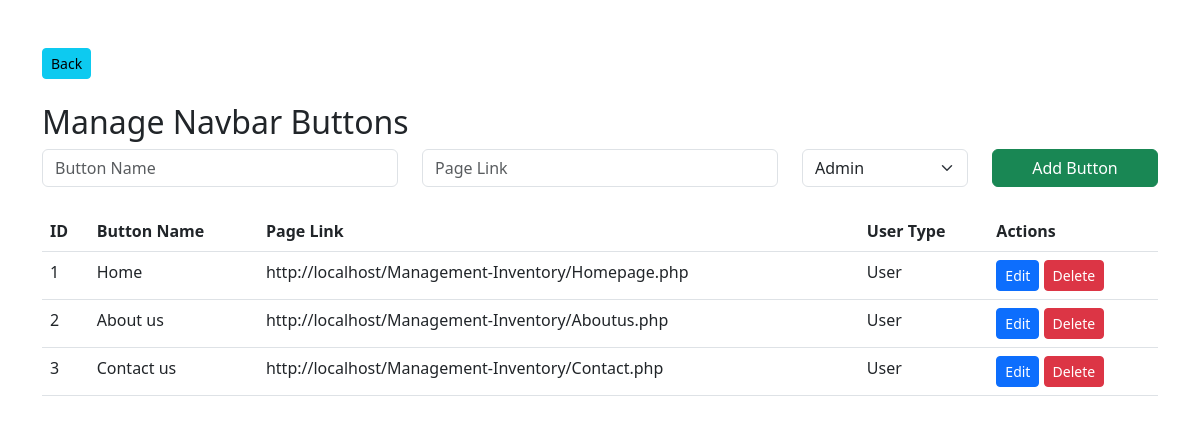
Before: /managenavbar.php (signed in) with the older database file.
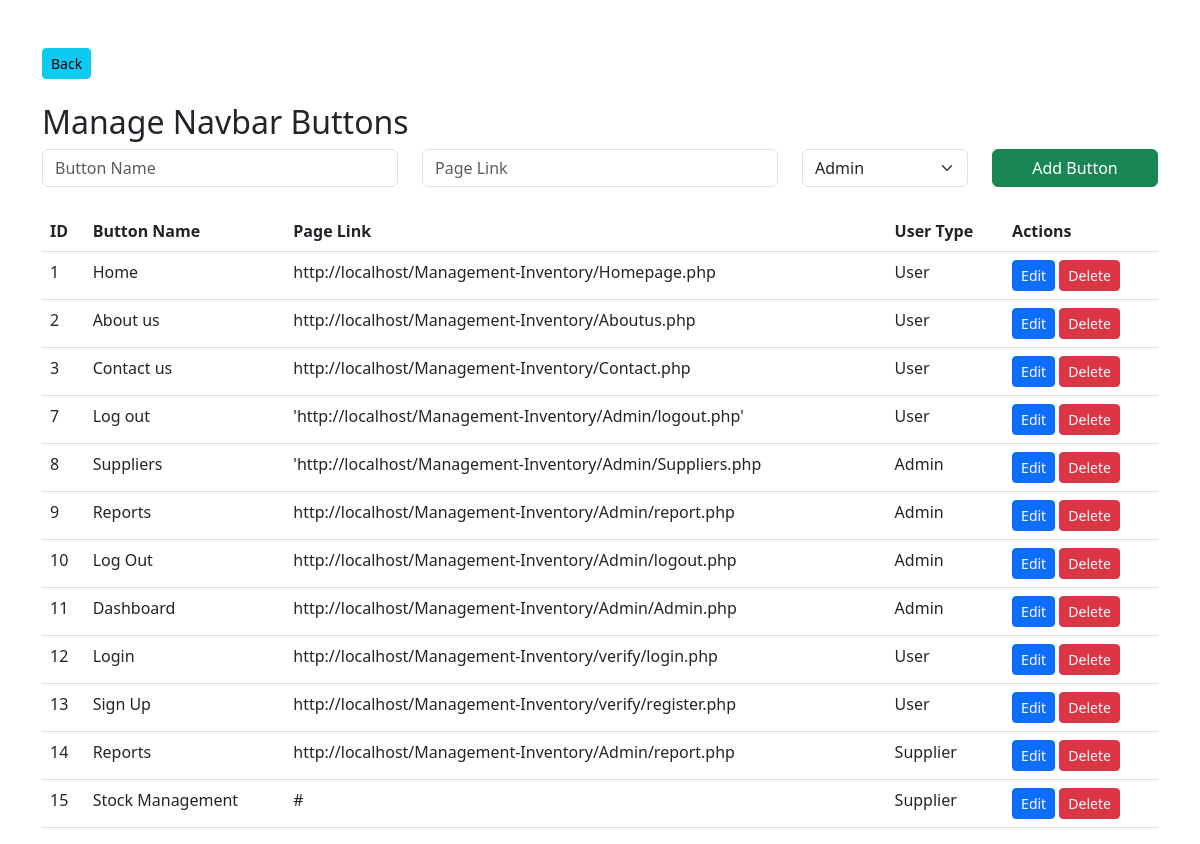
After: the same page with the newer database file.
### tables this page shows
CREATE TABLE `navbar_buttons` (
  `ID` int(11) NOT NULL,
  `button_name` varchar(100) NOT NULL,
  `pagelink` varchar(255) NOT NULL,
  `usertype_id` int(11) NOT NULL
);

### managenavbar.php (the view, shortened to what this page needs)
<?php
include 'db.php';
$conn = new mysqli($servername, $username, $password, $dbname);
$sql = "SELECT * FROM navbar_buttons";
$navbarButtons = $conn->query($sql);
?>
<!DOCTYPE html>
<html lang="en">
<head>
    <link href="https://cdn.jsdelivr.net/npm/bootstrap@5.3.0/dist/css/bootstrap.min.css" rel="stylesheet">
</head>
<body>
    <div class="container mt-5">
        <a href="Admin/Admin.php" class="btn btn-info btn-sm mb-4">Back</a>
        <h2>Manage Navbar Buttons</h2>
        <form method="POST" class="mb-4">
            <div class="row">
                <div class="col-md-4">
                    <input type="text" name="button_name" class="form-control" placeholder="Button Name" required>
                </div>
                <div class="col-md-4">
                    <input type="text" name="page_link" class="form-control" placeholder="Page Link" required>
                </div>
                <div class="col-md-2">
                    <select name="usertype_id" class="form-select" required>
                        <option value="1">Admin</option>
                    </select>
                </div>
                <div class="col-md-2">
                    <button type="submit" name="add_button" class="btn btn-success w-100">Add Button</button>
                </div>
            </div>
        </form>
        <table class="table table-hover">
            <thead>
                <tr>
                    <th>ID</th>
                    <th>Button Name</th>
                    <th>Page Link</th>
                    <th>User Type</th>
                    <th>Actions</th>
                </tr>
            </thead>
            <tbody>
                <?php if ($navbarButtons->num_rows > 0): ?>
                    <?php while ($button = $navbarButtons->fetch_assoc()): ?>
                        <tr>
                            <td><?= htmlspecialchars($button['ID']) ?></td>
                            <td><?= htmlspecialchars($button['button_name']) ?></td>
                            <td><?= htmlspecialchars($button['pagelink']) ?></td>
                            <td><?= $button['usertype_id'] == 1 ? 'Admin' : ($button['usertype_id'] == 2 ? 'Supplier' : 'User') ?></td>
                            <td>
                                <button class="btn btn-primary btn-sm" data-bs-toggle="modal" data-bs-target="#editModal<?= $button['ID'] ?>">Edit</button>
                                <form method="POST" style="display: inline-block;">
                                    <button type="submit" name="delete_button" class="btn btn-danger btn-sm">Delete</button>
                                </form>
                            </td>
                        </tr>
                    <?php endwhile; ?>
                <?php else: ?>
                    <tr>
                        <td colspan="5">No navbar buttons found.</td>
                    </tr>
                <?php endif; ?>
            </tbody>
        </table>
    </div>
</body>
</html>

Changed rows visible on the page:
added navbar_buttons: ID "7", button_name "Log out", pagelink "'http://localhost/Management-Inventory/Admin/logout.php'", shows "User"
added navbar_buttons: ID "8", button_name "Suppliers", pagelink "'http://localhost/Management-Inventory/Admin/Suppliers.php"
added navbar_buttons: ID "9", button_name "Reports", pagelink "http://localhost/Management-Inventory/Admin/report.php"
added navbar_buttons: ID "10", button_name "Log Out", pagelink "http://localhost/Management-Inventory/Admin/logout.php"
added navbar_buttons: ID "11", button_name "Dashboard", pagelink "http://localhost/Management-Inventory/Admin/Admin.php"
added navbar_buttons: ID "12", button_name "Login", pagelink "http://localhost/Management-Inventory/verify/login.php", shows "User"
added navbar_buttons: ID "13", button_name "Sign Up", pagelink "http://localhost/Management-Inventory/verify/register.php", shows "User"
added navbar_buttons: ID "14", button_name "Reports", pagelink "http://localhost/Management-Inventory/Admin/report.php", shows "Supplier"
added navbar_buttons: ID "15", button_name "Stock Management", pagelink "#", shows "Supplier"
